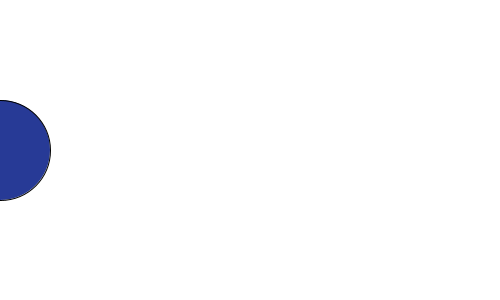
Frame 1 (no input)
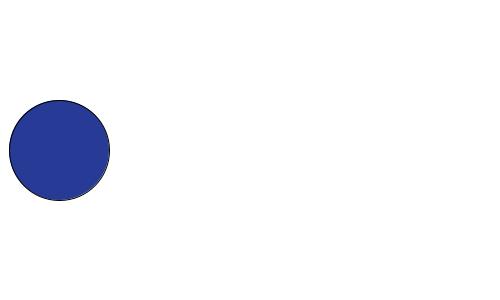
Frame 60 (the mouse pressed at the canvas centre just before this capture)
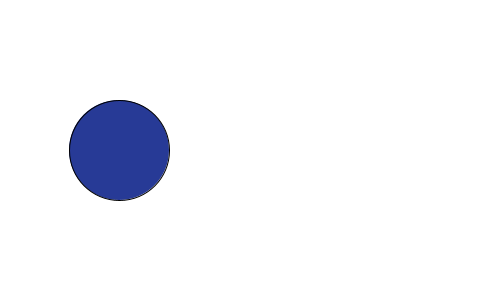
Frame 120 (the mouse held since frame 60 and released just before this capture)

The Processing sketch that drew these frames (run headless with seeded random() and noise(); from frame 60 on, the mouse is pressed at the canvas centre):

// Processing sketch: ScrollingCircles
// ── ScrollingCircles.pde
int xPos = 0;

void setup() {
 size(500, 300); 
}

void draw() {
 background(255, 255, 255); 
 fill(39, 58, 150);
 ellipse(xPos, 150, 100, 100);
 xPos += 1;
 if (xPos > 500) {
   xPos = 0;
 }
}
